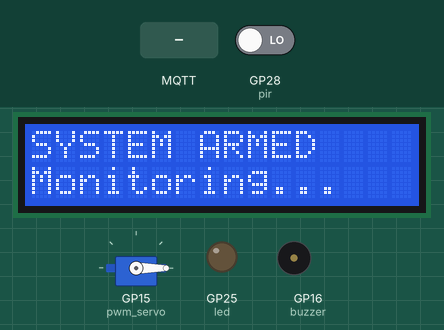
This program was run on a simulated Raspberry Pi Pico running MicroPython. On the bench: 16×2 character LCD, servo, output pins drawn as LEDs (lit = HIGH), buzzer (waves = sounding, pin HIGH). The test bench sets the inputs (shaded band); at power-on: GP28 (pir) LOW. WiFi joins after 1.5 s; no MQTT or app messages arrive unless stated; servo angles are drawn from the pulse width (0.5 ms = 0°, 2.5 ms = 180°); what the program prints to the serial console is not drawn.

Above: at 3.9 s.
4.0 s: GP28 (pir) driven HIGH
At 4.16 s:
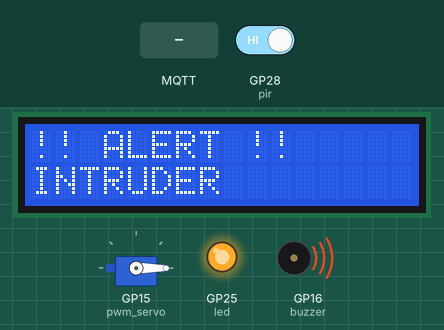
5.9 s: MQTT message "UNLOCK" arrives on the first subscribed topic
At 7.3 s:
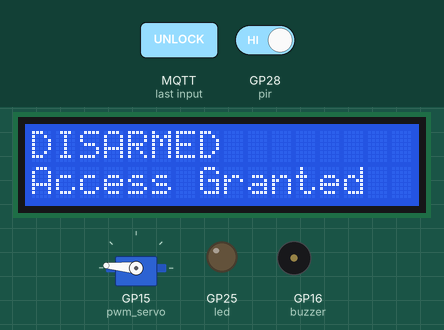
7.9 s: MQTT message "LOCK" arrives on the first subscribed topic
At 8.3 s:
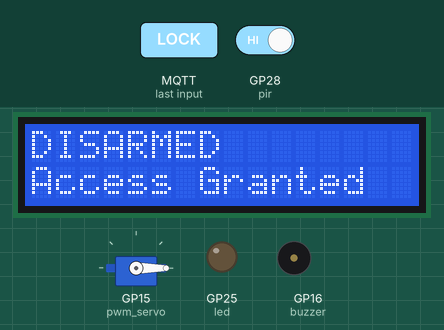
9.4 s: MQTT message "RESET" arrives on the first subscribed topic
At 10.19 s:
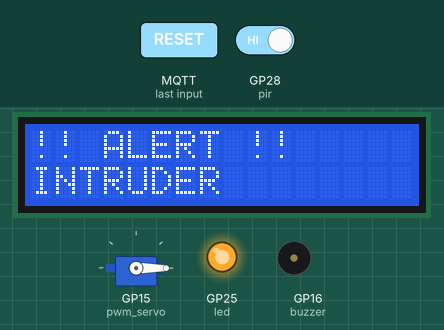
Timing chart, 0 to 11.9 s (numbered marks = the images above; inputs shaded):
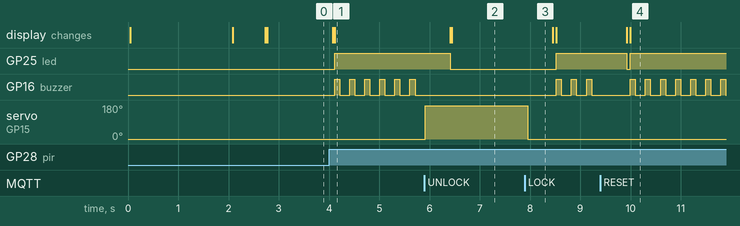

The program:

main_backup.py
```python
import network
import time
import socket
import ssl
import ujson  # Using JSON for structured data
from machine import Pin, PWM, I2C
from umqtt.simple import MQTTClient
from machine_i2c_lcd import I2cLcd
import config

# ==========================================
# 1. HARDWARE CONFIGURATION
# ==========================================

# --- Pins ---
# Adjust these to match your actual wiring!
PIR_PIN = 28        # PIR Motion Sensor Input
SERVO_PIN = 15      # Servo Motor Control (PWM)
BUZZER_PIN = 16     # Buzzer Output
LCD_SDA = 0         # I2C Data
LCD_SCL = 1         # I2C Clock
LED_PIN = "LED"     # Onboard LED

# --- Servo Configuration ---
# Duty cycle for SG90 servo (approximate)
SERVO_LOCKED = 1500   # Adjust for 0 degrees
SERVO_UNLOCKED = 8000 # Adjust for 180 degrees
pwm_servo = PWM(Pin(SERVO_PIN))
pwm_servo.freq(50)

# --- LCD Configuration ---
I2C_ADDR = 0x27
I2C_NUM_ROWS = 2
I2C_NUM_COLS = 16
i2c = I2C(0, sda=Pin(LCD_SDA), scl=Pin(LCD_SCL), freq=400000)

try:
    lcd = I2cLcd(i2c, I2C_ADDR, I2C_NUM_ROWS, I2C_NUM_COLS)
except Exception as e:
    print("LCD Error (Check wiring):", e)
    lcd = None

# --- Sensors & Actuators ---
pir = Pin(PIR_PIN, Pin.IN, Pin.PULL_DOWN)
buzzer = Pin(BUZZER_PIN, Pin.OUT)
led = Pin(LED_PIN, Pin.OUT)

# ==========================================
# 2. MQTT CONFIGURATION
# ==========================================
TOPIC_STATUS = b"home/security/status"   # Publish: System State
TOPIC_CONTROL = b"home/security/control" # Subscribe: Remote Commands

# ==========================================
# 3. SYSTEM STATE MANAGEMENT
# ==========================================
# 0 = DISARMED (Door Unlocked, Monitoring OFF)
# 1 = ARMED    (Door Locked, Monitoring ON)
# 2 = ALERT    (Intrusion Detected, Alarm ON)
current_state = 1

# ==========================================
# 4. HELPER FUNCTIONS
# ==========================================

def control_servo(position):
    """Controls the locking mechanism"""
    if position == "UNLOCK":
        pwm_servo.duty_u16(SERVO_UNLOCKED)
    else:
        pwm_servo.duty_u16(SERVO_LOCKED)
    time.sleep(0.5)
    # Stop PWM to prevent jitter
    pwm_servo.duty_u16(0)

def update_display(line1, line2=""):
    """Updates the LCD screen if available"""
    if lcd:
        lcd.clear()
        lcd.putstr(line1)
        if line2:
            lcd.move_to(0, 1)
            lcd.putstr(line2)

def send_status(mqtt_client, status_msg):
    """Sends JSON status to Cloud"""
    payload = ujson.dumps({"status": status_msg, "device": "PicoW"})
    mqtt_client.publish(TOPIC_STATUS, payload)
    print(f"[MQTT] Published: {payload}")

def mqtt_callback(topic, msg):
    """Handles commands from Mobile App"""
    global current_state

    command = msg.decode().upper()
    print(f"[MQTT] Command Received: {command}")

    if command == "UNLOCK":
        print(">>> DISARMING SYSTEM")
        current_state = 0
        control_servo("UNLOCK")
        buzzer.value(0) # Silence alarm
        led.off()
        update_display("DISARMED", "Access Granted")
        # Acknowledge to App
        send_status(client, "DISARMED")

    elif command == "LOCK" or command == "RESET":
        print(">>> ARMING SYSTEM")
        current_state = 1
        control_servo("LOCK")
        buzzer.value(0)
        led.off()
        update_display("SYSTEM ARMED", "Monitoring...")
        send_status(client, "ARMED")

def connect_network():
    """Connects to Wi-Fi and MQTT"""
    # 1. Wi-Fi
    wlan = network.WLAN(network.STA_IF)
    wlan.active(True)
    wlan.connect(config.ssid, config.pwd)

    print("Connecting to Wi-Fi...")
    retry = 0
    while not wlan.isconnected() and retry < 10:
        time.sleep(1)
        retry += 1
        print(".")

    if not wlan.isconnected():
        update_display("WiFi Error", "Retrying...")
        time.sleep(2)
        # machine.reset() # Optional: Reset if no wifi

    print("Wi-Fi Connected:", wlan.ifconfig()[0])
    update_display("Wi-Fi Connected", wlan.ifconfig()[0])

    # 2. MQTT (HiveMQ SSL)
    context = ssl.SSLContext(ssl.PROTOCOL_TLS_CLIENT)
    context.verify_mode = ssl.CERT_NONE

    client = MQTTClient(
        client_id=b"pico_guard_01",
        server=config.MQTT_BROKER,
        port=config.MQTT_PORT,
        user=config.MQTT_USER,
        password=config.MQTT_PWD,
        ssl=context,
        keepalive=60
    )
    client.set_callback(mqtt_callback)
    client.connect()
    client.subscribe(TOPIC_CONTROL)
    print("MQTT Connected!")
    return client

# ==========================================
# 5. MAIN EXECUTION LOOP
# ==========================================

try:
    client = connect_network()

    # Initial State
    control_servo("LOCK")
    update_display("SYSTEM ARMED", "Monitoring...")
    send_status(client, "ARMED")

    while True:
        # 1. Check for incoming MQTT messages (Non-blocking)
        client.check_msg()

        # 2. Sensor Logic (Only if ARMED)
        if current_state == 1:
            if pir.value() == 1:
                print("!!! MOTION DETECTED !!!")
                current_state = 2 # Change to Alert Mode

                # Trigger Outputs
                update_display("!! ALERT !!", "INTRUDER")
                send_status(client, "INTRUDER_DETECTED")
                led.on()

        # 3. Alert Mode Logic (Buzzer Alarm)
        if current_state == 2:
            # Create an annoying alarm sound
            buzzer.value(1)
            time.sleep(0.1)
            buzzer.value(0)
            time.sleep(0.1)

        # 4. Keepalive delay
        time.sleep(0.1)

except Exception as e:
    print("System Error:", e)
    if lcd: update_display("System Error", "Check Console")
    # client.disconnect()
```

config.py
```python
ssid = "JESSICA" #"change correct Wi-Fi name here"
pwd = "1234567890" #"Add your Wi-Fi password here"
MQTT_BROKER = '5b52a741d6104c309c63d2bf1884a717.s1.eu.hivemq.cloud' # broker/server URL
MQTT_PORT= 8883
MQTT_USER = 'jssuarezc'  # access username
MQTT_PWD = 'dr34msc#m3trU3' # access pwd

# Topics
TOPIC_CONTROL = b"pico/control"  # Topic to receive commands (UNLOCK, LOCK)
TOPIC_STATUS = b"pico/status"    # Topic to send updates (ARMED, ALERT)
```

Measured:
- after the input at 4.0 s, GP25 (led): LOW → HIGH after 0.11 s; GP16 (buzzer): alternates HIGH for 0.10 s and LOW for 0.20 s, starting after 0.11 s; the display: first changes after 0.08 s (image 1 shows a later state)
- after the input at 5.9 s, GP25 (led): HIGH → LOW after 0.51 s; GP16 (buzzer): stops changing and stays LOW; servo on GP15 (pwm_servo): 0° → 175° at once; the display: first changes after 0.51 s (image 2 shows a later state)
- after the input at 7.9 s, GP25 (led): LOW → HIGH after 0.62 s; GP16 (buzzer): alternates HIGH for 0.10 s and LOW for 0.20 s, starting after 0.62 s; servo on GP15 (pwm_servo): 175° → 0° after 0.05 s
- after the input at 9.4 s, GP25 (led): HIGH → LOW after 0.53 s, → HIGH 0.07 s later; the display: first changes after 0.53 s (image 4 shows a later state)
